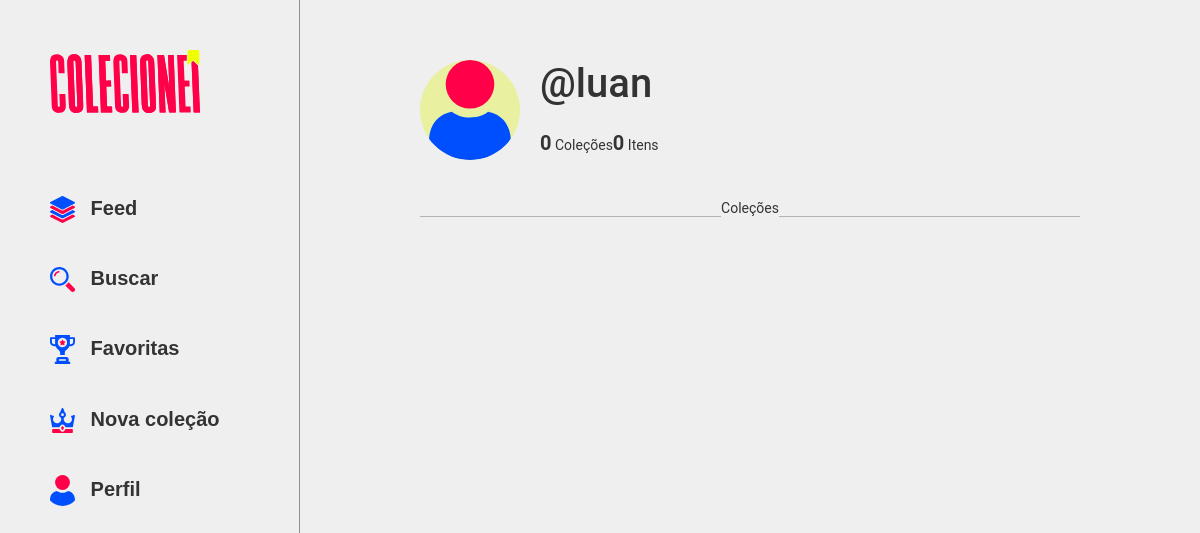
The page /perfil/12/ (signed in) on the database as committed earlier.
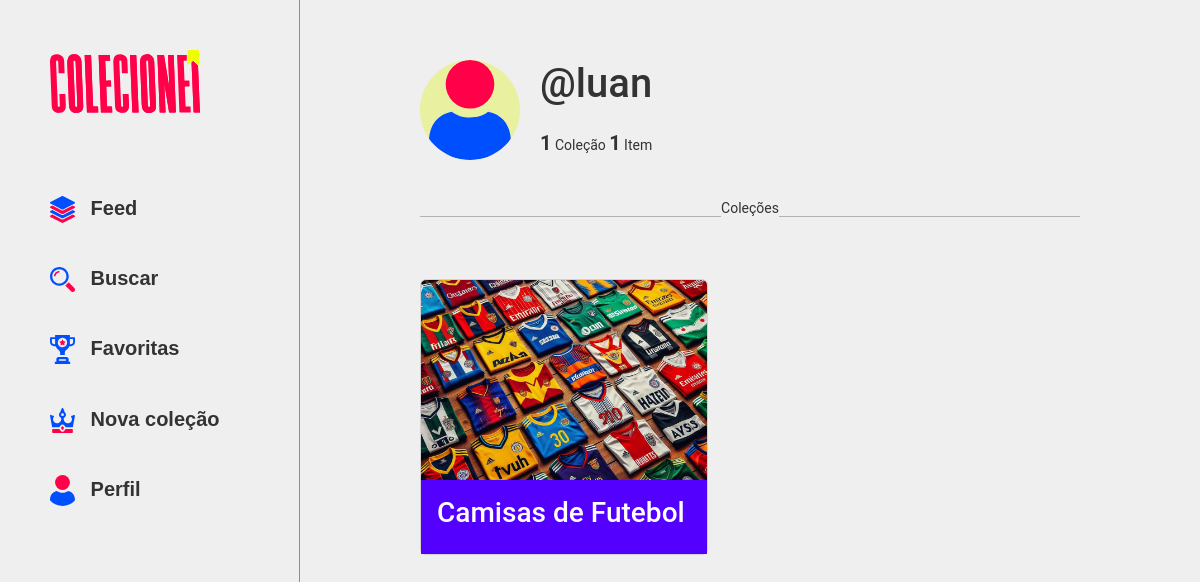
The same page on the database as committed later.
### colecoes/models.py (models this page shows, shortened)
class Colecao(models.Model):
    nome = models.CharField(max_length=100)
    descricao = models.TextField()
    cor = models.CharField(max_length=7, choices=COLOR_CHOICES, default='#FFCA2C')
    categoria = models.ForeignKey(Categoria, on_delete=models.SET_NULL, null=True)
    data_criacao = models.DateTimeField(auto_now_add=True)
    status_colecao = models.BooleanField(default=True)
    privacidade_colecao = models.BooleanField(default=False)
    tags = models.CharField(max_length=100, blank=True)
    orcamento_colecao = models.DecimalField(max_digits=10, decimal_places=2, blank=True, null=True)
    localizacao_colecao = models.CharField(max_length=100, blank=True)
    usuario = models.ForeignKey(Usuario, on_delete=models.CASCADE)
    class Meta:
        unique_together = ('nome', 'usuario',)

class Categoria(models.Model):
    CATEGORIAS_OPCOES = [
        ('Livros', 'Livros'),
        ('Filmes', 'Filmes'),
        ('Músicas', 'Músicas'),
        ('Jogos', 'Jogos'),
        ('Selos', 'Selos'),
        ('Moedas', 'Moedas'),
        ('Quadrinhos', 'Quadrinhos'),
        ('Carros', 'Carros'),
        ('Vinhos', 'Vinhos'),
        ('Cartas', 'Cartas'),
        ('Miniaturas', 'Miniaturas'),
        ('Brinquedos', 'Brinquedos'),
        ('Antiguidades', 'Antiguidades'),
        ('Relógios', 'Relógios'),
        ('Jóias', 'Jóias'),
        ('Instrumentos Musicais', 'Instrumentos Musicais'),
        ('Artes', 'Artes'),
        ('Itens Esportivos', 'Itens Esportivos'),
        ('Eletrônicos', 'Eletrônicos'),
        ('Vestuário', 'Vestuário'),
        ('Acessórios', 'Acessórios'),
        ('Cosméticos', 'Cosméticos'),
        ('Utensílios Domésticos', 'Utensílios Domésticos'),
        ('Decoração', 'Decoração'),
        ('Móveis', 'Móveis'),
        ('Eletrodomésticos', 'Eletrodomésticos'),
        ('Ferramentas', 'Ferramentas'),
        ('Brindes', 'Brindes'),
        ('Peças Religiosas', 'Peças Religiosas'),
        ('Charutos', 'Charutos'),
        ('Chaveiros', 'Chaveiros'),
        ('Pedras Preciosas', 'Pedras Preciosas'),
        ('Plantas', 'Plantas'),
        ('Artefatos Históricos', 'Artefatos Históricos'),
        ('Culinária', 'Culinária'),
        ('Outros', 'Outros'),
    ]
    nome = models.CharField(max_length=100, choices=CATEGORIAS_OPCOES)
    imagem_padrao = models.ImageField(upload_to='imagens_categorias/', blank=True, null=True)

### colecoes/views.py (the view)
# urls.py: path('perfil/<int:usuario_id>/', perfil, name='perfil'),
def perfil(request, usuario_id):
    if not request.user.is_authenticated:
        messages.error(request, 'Usuário não logado')
        return redirect('login')
    user = request.user
    colecoes = Colecao.objects.filter(usuario=user)
    quantidade_colecoes = colecoes.count()
    itens = Item.objects.filter(colecao__usuario=user)
    quantidade_itens = itens.count()
    icone = icone_aleatorio()
    for colecao in colecoes:
        if colecao.cor in ['#FFCA2C', '#D9C95B', '#D9AA5B', '#D9D2A3', '#A3A3D9']:
            colecao.texto_preto = True
        else:
            colecao.texto_preto = False
    return render(request, 'colecoes/perfil.html', {'user': user, 'colecoes': colecoes, 'quantidade_colecoes': quantidade_colecoes, 'quantidade_itens': quantidade_itens, 'icone_aleatorio': icone})

### colecoes/views.py (called while the page is built)
def icone_aleatorio():
    icones = ['fantasma.svg', 'caveira.svg', 'foguete.svg']
    icone_aleatorio = choice(icones)
    return icone_aleatorio

### templates/colecoes/perfil.html (shortened to what this page needs)
{% load static %}
<!DOCTYPE html>
<html lang="en">
<head>
    <link href="https://cdn.jsdelivr.net/npm/bootstrap@5.2.2/dist/css/bootstrap.min.css" rel="stylesheet"
>
    <link rel="stylesheet" href="{% static 'styles/colecoes/Perfil.css' %}">
</head>
<body class="corpo">
    <div>
        {% include 'partials/_header.html' %}
    </div>
    <section class="corpo_pagina">
        <div class="info">
            <div class='foto_addon'>
                {% if user.photo %}
                <img src="{{ user.photo.url }}" id="foto_perfil">
                {% else %}
                <img src="{% static 'assets/icones/perfil.svg' %}" id="foto_perfil">
                {% endif %}
            </div>
            <div class="dados">
                <h1>@{{ user.username }}</h1>
            <div class="stats">
                {% if quantidade_colecoes == 1 %}
                <p><span>{{ quantidade_colecoes }}</span> Coleção</p>
                {% else %}
                <p><span>{{ quantidade_colecoes }}</span> Coleções</p>
                {% endif %}
                {% if quantidade_itens == 1 %}
                <p><span>{{ quantidade_itens }}</span> Item</p>
                {% else %}
                <p><span>{{ quantidade_itens }}</span> Itens</p>
                {% endif %}
            </div>
            </div>
        </div>
        <div class="divider d-flex align-items-center my-4">
            <hr class="text-black flex-grow-1">
            <p>Coleções</p>
            <hr class="text-black flex-grow-1">
        </div>
        <div>
            <div class="colecoes">
                {% for colecao in colecoes %}
                    <div class="colecao_card card" style="width: 18rem; display: flex; margin-right: 10px; margin-bottom: 15px;">
                        <a href="{% url 'colecao' user.username colecao.id %}" style="display: inline-block;" class="colecao_link">
                        <img class="card-img-top" src="{{ colecao.categoria.imagem_padrao.url }}" alt="Coleção-image" style="width: 100%;">
                        <div class="card-body" style="background-color: {{ colecao.cor }}; {% if colecao.texto_preto %} color: #000000; {% else %} color: #FFFFFF; {% endif %}">
                            <h3 class="card-title">{{ colecao.nome }}</h3>
                        </div>
                        </a>
                    </div>
                {% endfor %}
            </div>
        </div>
    </section>
</body>
</html>

Rows that differ between the two databases and show on the page:
added Colecao: categoria.imagem_padrao (picture), nome "Camisas de Futebol"
Other text that changed with them:
{{ quantidade_colecoes }}: (not shown) → "1"
{{ quantidade_itens }}: (not shown) → "1"
{{ quantidade_colecoes }}: "0" → (not shown)
{{ quantidade_itens }}: "0" → (not shown)
text no longer shown: "Coleções Itens"
text now shown: "Coleção Item"
